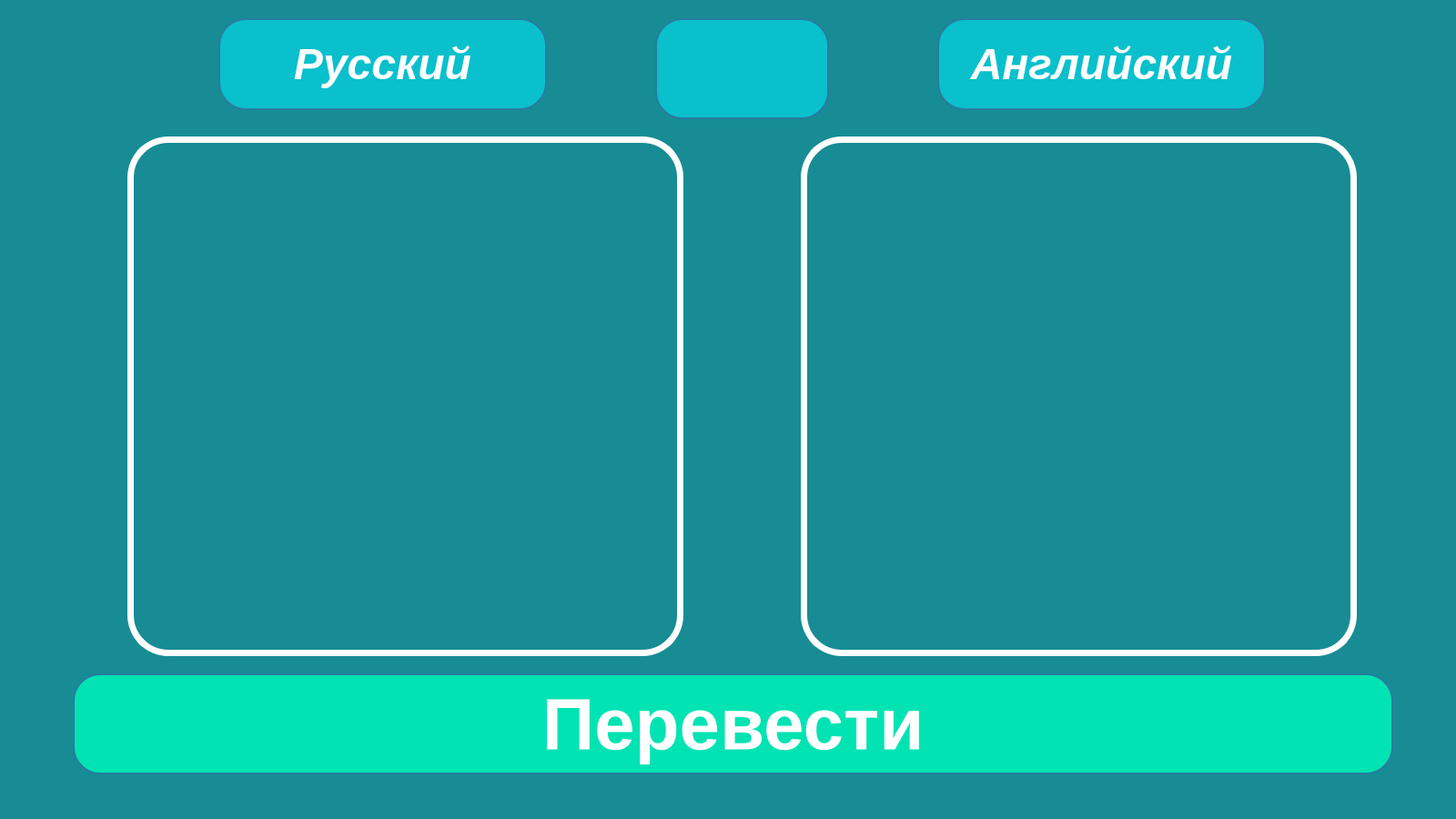
<?xml version="1.0" encoding="UTF-8"?>
<ui version="4.0">
 <class>MainWindow</class>
 <widget class="QMainWindow" name="MainWindow">
  <property name="geometry">
   <rect>
    <x>0</x>
    <y>0</y>
    <width>1600</width>
    <height>900</height>
   </rect>
  </property>
  <property name="windowTitle">
   <string>MainWindow</string>
  </property>
  <property name="styleSheet">
   <string notr="true">QWidget{
	background: #178c94;
}
QLabel{
	color: rgb(255, 255, 255);
}
QLineEdit { 
	background: #09C0CC ; 
	color: white;
	border : 2px solid #297BA0;
	border-radius: 30px;    
}

QPushButton { 
	background: #09C0CC ; 
	color: white;
	border : 2px solid #297BA0;
	border-radius: 30px;    
}

QComboBox { 
	background: #09C0CC ; 
	color: white;
	border : 2px solid #297BA0;
	border-radius: 0px;    
}

QComboBox:drop-down { 
	width: 25px;
}</string>
  </property>
  <widget class="QWidget" name="centralwidget">
   <widget class="QPushButton" name="translate_but">
    <property name="geometry">
     <rect>
      <x>80</x>
      <y>740</y>
      <width>1451</width>
      <height>111</height>
     </rect>
    </property>
    <property name="minimumSize">
     <size>
      <width>300</width>
      <height>100</height>
     </size>
    </property>
    <property name="font">
     <font>
      <family>Arial</family>
      <pointsize>60</pointsize>
      <weight>75</weight>
      <bold>true</bold>
     </font>
    </property>
    <property name="styleSheet">
     <string notr="true">background-color: #02E3B3;</string>
    </property>
    <property name="text">
     <string>Перевести</string>
    </property>
   </widget>
   <widget class="QPushButton" name="lang1">
    <property name="geometry">
     <rect>
      <x>240</x>
      <y>20</y>
      <width>361</width>
      <height>101</height>
     </rect>
    </property>
    <property name="minimumSize">
     <size>
      <width>300</width>
      <height>100</height>
     </size>
    </property>
    <property name="font">
     <font>
      <family>Arial</family>
      <pointsize>36</pointsize>
      <weight>75</weight>
      <italic>true</italic>
      <bold>true</bold>
     </font>
    </property>
    <property name="text">
     <string>Русский</string>
    </property>
   </widget>
   <widget class="QPushButton" name="lang2">
    <property name="geometry">
     <rect>
      <x>1030</x>
      <y>20</y>
      <width>361</width>
      <height>101</height>
     </rect>
    </property>
    <property name="minimumSize">
     <size>
      <width>300</width>
      <height>100</height>
     </size>
    </property>
    <property name="font">
     <font>
      <family>Arial</family>
      <pointsize>36</pointsize>
      <weight>75</weight>
      <italic>true</italic>
      <bold>true</bold>
     </font>
    </property>
    <property name="text">
     <string>Английский</string>
    </property>
   </widget>
   <widget class="QPushButton" name="langchange">
    <property name="geometry">
     <rect>
      <x>720</x>
      <y>20</y>
      <width>191</width>
      <height>111</height>
     </rect>
    </property>
    <property name="minimumSize">
     <size>
      <width>50</width>
      <height>100</height>
     </size>
    </property>
    <property name="font">
     <font>
      <family>Arial</family>
      <pointsize>36</pointsize>
      <weight>75</weight>
      <italic>true</italic>
      <bold>true</bold>
     </font>
    </property>
    <property name="styleSheet">
     <string notr="true">image: url(ico/icon-swap.png);</string>
    </property>
    <property name="text">
     <string/>
    </property>
   </widget>
   <widget class="QPlainTextEdit" name="input">
    <property name="geometry">
     <rect>
      <x>140</x>
      <y>150</y>
      <width>611</width>
      <height>571</height>
     </rect>
    </property>
    <property name="font">
     <font>
      <family>Arial</family>
      <pointsize>20</pointsize>
      <weight>75</weight>
      <bold>true</bold>
     </font>
    </property>
    <property name="styleSheet">
     <string notr="true">border : 7px solid #ffffff;
border-radius: 45px;   
color: #ffffff;
padding-top:10;
padding-left:10; 
padding-bottom:10; 
padding-right:10;
</string>
    </property>
    <property name="plainText">
     <string/>
    </property>
    <property name="placeholderText">
     <string>Введите текст для перевода</string>
    </property>
   </widget>
   <widget class="QPlainTextEdit" name="result">
    <property name="geometry">
     <rect>
      <x>880</x>
      <y>150</y>
      <width>611</width>
      <height>571</height>
     </rect>
    </property>
    <property name="font">
     <font>
      <family>Arial</family>
      <pointsize>20</pointsize>
      <weight>75</weight>
      <bold>true</bold>
     </font>
    </property>
    <property name="styleSheet">
     <string notr="true">border : 7px solid #ffffff;
border-radius: 45px;   
color: #ffffff;
padding-top:10;
padding-left:10; 
padding-bottom:10; 
padding-right:10;
</string>
    </property>
    <property name="readOnly">
     <bool>true</bool>
    </property>
    <property name="plainText">
     <string/>
    </property>
    <property name="placeholderText">
     <string>Здесь появится перевод</string>
    </property>
   </widget>
  </widget>
  <widget class="QMenuBar" name="menubar">
   <property name="geometry">
    <rect>
     <x>0</x>
     <y>0</y>
     <width>1600</width>
     <height>21</height>
    </rect>
   </property>
  </widget>
  <widget class="QStatusBar" name="statusbar"/>
 </widget>
 <resources/>
 <connections/>
</ui>
